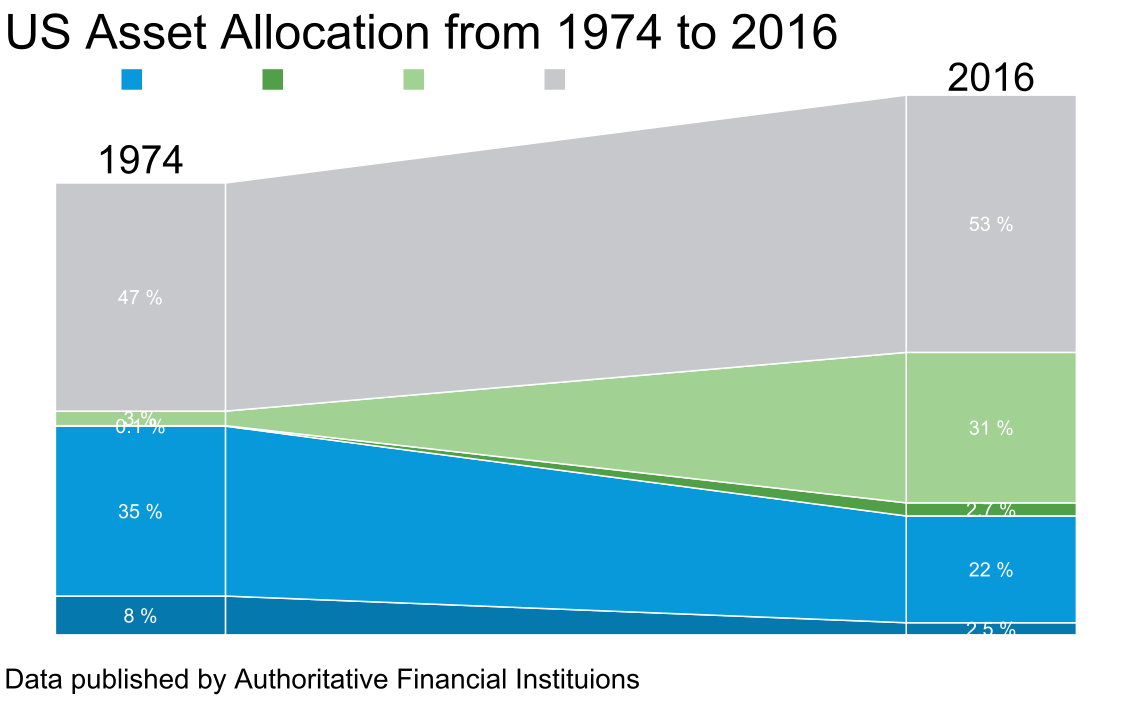

Generate this figure with R:
library("ggplot2")
library("showtext")
library("Cairo")
library("dplyr")
library(tidyverse)
#font_add("myfzhzh","方正正粗黑简体.TTF")
mydata<-data.frame(
  Class=c("现金和活期存款","定期存款","货币基金","共同基金","养老基金"),
  Y1974=c(8,35,0.1,3,47),
  Y2016=c(2.5,22,2.7,31,53)
)
mydata

mydata$Class<-factor(mydata$Class,levels=c("现金和活期存款","定期存款","货币基金","共同基金","养老基金"),ordered=T)
class(mydata$Class)

bar1<-data.frame(
  Class=c("现金和活期存款","定期存款","货币基金","共同基金","养老基金"),
  xmin=rep(0,5),
  xmax=rep(5,5),
  ymin=c(0,cumsum(mydata$Y1974)[1:4]),
  ymax=cumsum(mydata$Y1974),
  Year="Y1974"
)
bar2<-data.frame(
  Class=c("现金和活期存款","定期存款","货币基金","共同基金","养老基金"),
  xmin=rep(25,5),
  xmax=rep(30,5),
  ymin=c(0,cumsum(mydata$Y2016)[1:4]),
  ymax=cumsum(mydata$Y2016),
  Year="Y2016"
)
bar1
bar2


mydata1<-rbind(bar1,bar2)
mydata1$Class<-factor(mydata1$Class,levels=c("现金和活期存款","定期存款","货币基金","共同基金","养老基金"),ordered=T)
mydata1


mydata1$label_x=rep(c(2.5,27.5),each=5)
mydata1$label_y=mydata1$ymin+(mydata1$ymax-mydata1$ymin)/2
mydata1$value<-c(mydata$Y1974,mydata$Y2016)

midrect<-data.frame(Class=mydata$Class)
midrect$id<-1:nrow(midrect)
midrect$ystart<-c(0,cumsum(mydata$Y2016[1:(nrow(mydata)-1)]))
midrect$yend<-cumsum(mydata$Y2016)
midrect$start<-bar1$ymin
midrect$end<-bar1$ymax


midrect_data<-data.frame(t(midrect[,c("start","end","yend","ystart")]),stringsAsFactors=FALSE)
names(midrect_data)<-midrect$Class
midrect_data$order<-1:4


midrect_data_final<-gather(midrect_data,Class,lat,-order)
midrect_data_final$long<-rep(c(5,5,25,25),5)
midrect_data_final$Class<-factor(midrect_data_final$Class,levels=c("现金和活期存款","定期存款","货币基金","共同基金","养老基金"),ordered=T)


color<-c("#0579AD","#0899DA","#519F46","#A2D293","#C7C8CC")
#CairoPNG("",width=1200,height=900)
showtext.begin()
ggplot()+
  geom_rect(data=mydata1,aes(xmin=xmin,xmax=xmax,ymin=ymin,ymax=ymax,fill=Class),colour="white")+
  geom_text(data=mydata1,aes(x=label_x,y=label_y,label=paste(value,"%")),size=5,colour="white")+
  geom_text(data=NULL,aes(x=c(2.5,27.5),y=c(98,115),label=c(1974,2016)),size=10)+
  geom_polygon(data=midrect_data_final,aes(x=long,y=lat,fill=Class),colour="white")+
  ylim(0,115)+
  guides(fill=guide_legend(title=NULL)) +
  scale_fill_manual(values=color)+
  labs(title="US Asset Allocation from 1974 to 2016",
       caption="Data published by Authoritative Financial Instituions"
  )+
  theme_void(base_size=18) %+replace%
  theme(
    legend.position=c(.25,.95),
    legend.direction ="horizontal",
    plot.title=element_text(size=35,hjust=0),
    plot.caption=element_text(size=20,hjust=0),
    plot.margin=margin(10,0,10,0,unit="pt"),
    legend.text=element_text(size=20)
  )
showtext.end()
# dev.off()
